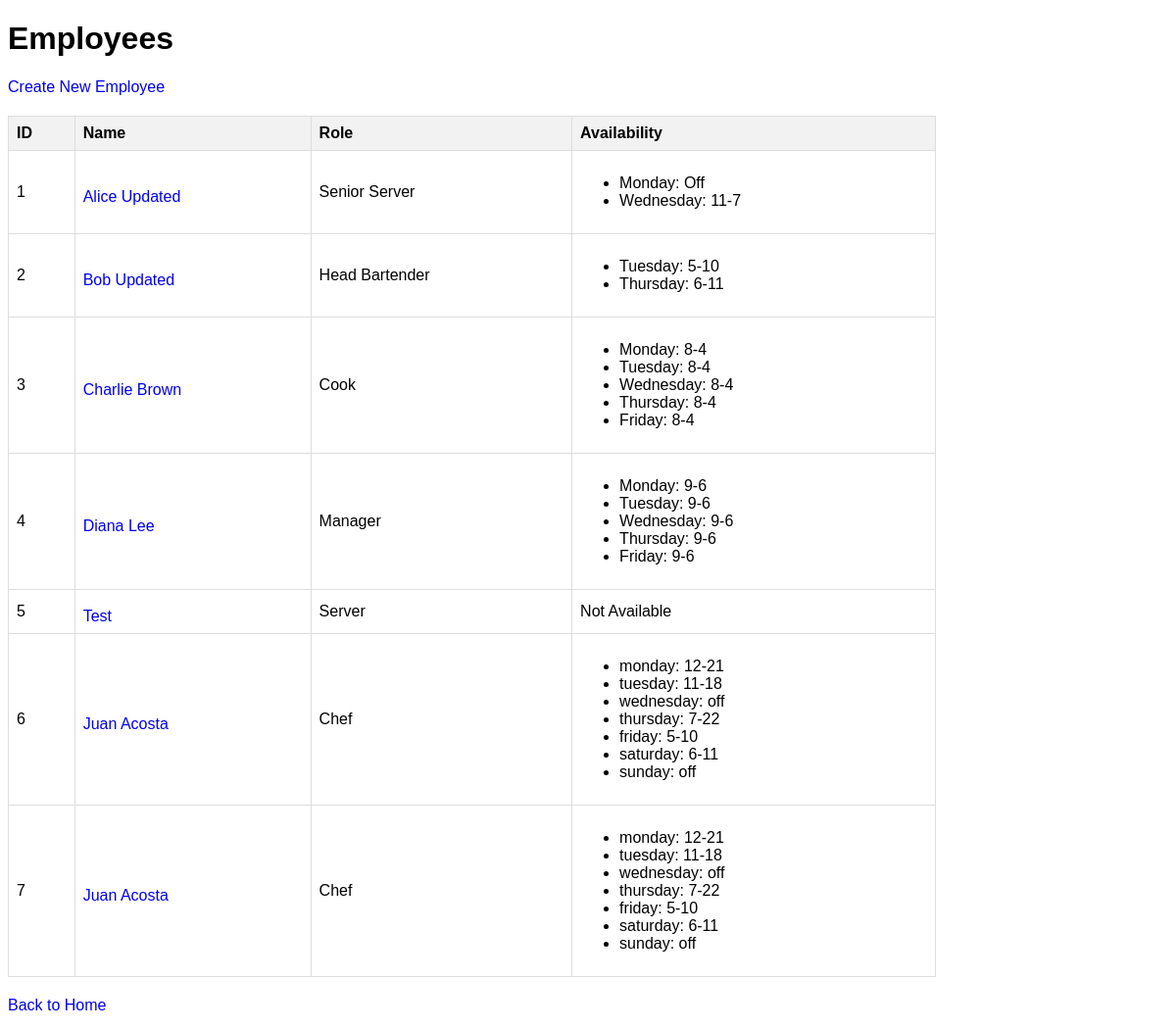
The app's page /employees_ui, older data.
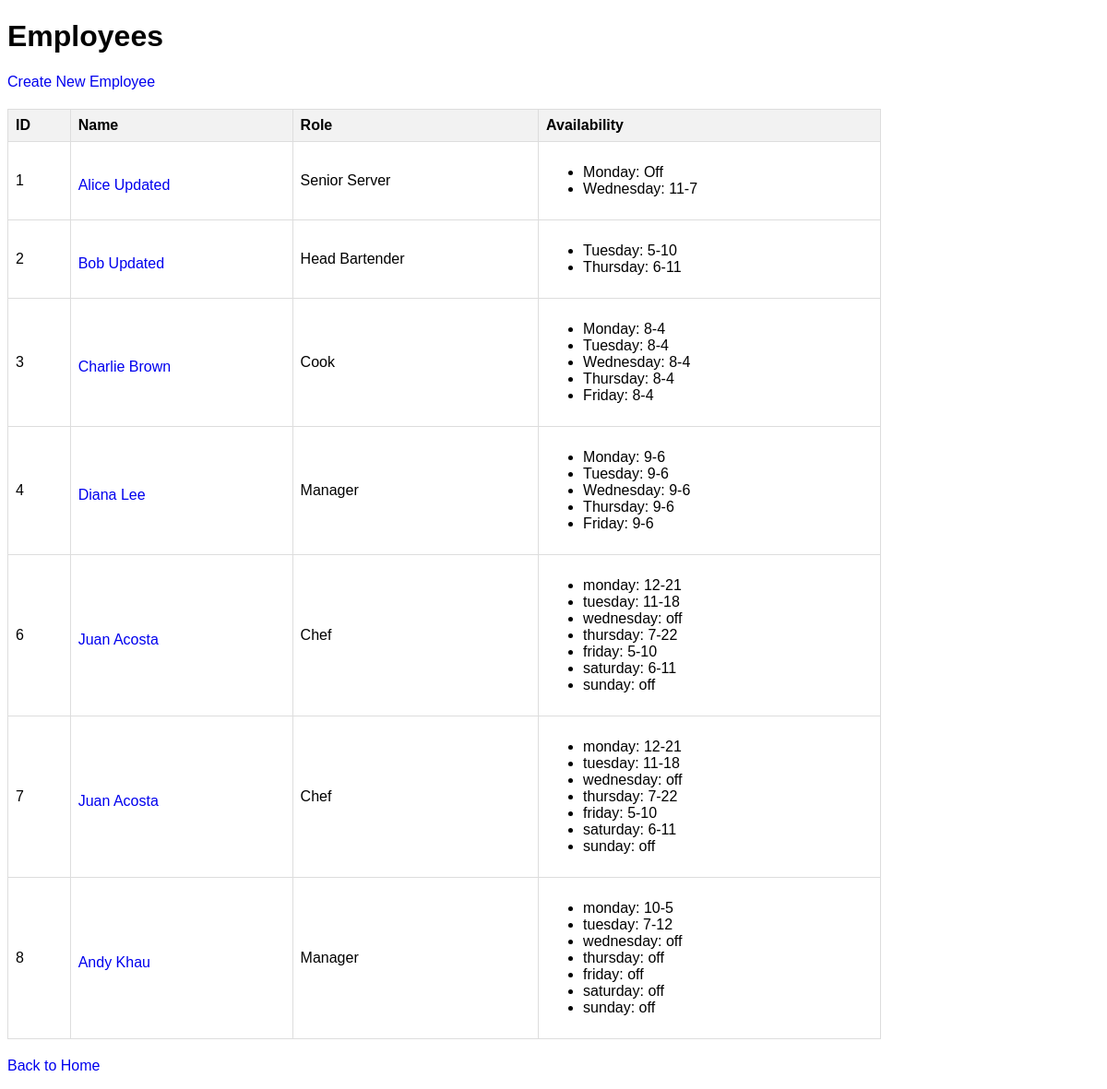
The same page, newer data.
### backend/models/models.py (models this page shows, shortened)
class Employee(db.Model):
    id = db.Column(db.Integer, primary_key=True)
    name = db.Column(db.String(80), nullable=False)
    role = db.Column(db.String(80), nullable=False)
    availability = db.Column(JSON)  # Use TEXT for SQLite
    shifts = db.relationship('Shift', backref='employee', lazy=True)

### backend/app.py (the view)
@app.route('/employees_ui')
def list_employees_ui():
    employees = get_employees_data()
    return render_template('employees.html', employees=employees)

### backend/app.py (called while the page is built)
def get_employees_data():
    all_employees = db.session.query(Employee).all()
    return employees_schema.dump(all_employees)

### backend/templates/employees.html (shortened to what this page needs)
<!DOCTYPE html>
<html lang="en">
<head>
</head>
<body>
    <h1>Employees</h1>
    <a href="{{ url_for('create_employee_ui') }}">Create New Employee</a>
    {% if employees %}
    <table>
        <thead>
            <tr>
                <th>ID</th>
                <th>Name</th>
                <th>Role</th>
                <th>Availability</th>
            </tr>
        </thead>
        <tbody>
            {% for employee in employees %}
            <tr>
                <td>{{ employee.id }}</td>
                <td>
                    <a href="{{ url_for('employee_detail_ui', employee_id=employee.id) }}">{{ employee.name }}</a>
                </td>
                <td>{{ employee.role }}</td>
                <td>
                    {% if employee.availability %}
                    <ul>
                        {% for day, times in employee.availability.items() %}
                        <li>{{ day }}: {{ times }}</li>
                        {% endfor %}
                    </ul>
                    {% else %}
                        Not Available
                    {% endif %}
                </td>
            </tr>
            {% endfor %}
        </tbody>
    </table>
    {% else %}
        <p>No employees found.</p>
    {% endif %}
    <p><a href="{{ url_for('index') }}">Back to Home</a></p>
</body>
</html>

### backend/templates/employees.html (style rules this page uses)
body { font-family: sans-serif; }
table { border-collapse: collapse; width: 80%; margin: 20px 0; }
th, td { border: 1px solid #ddd; padding: 8px; text-align: left; }
th { background-color: #f2f2f2; }
a { text-decoration: none; margin-top: 10px; display: block; }

Row changes from the older to the newer data that the page shows:
removed Employee: id "5", name "Test", role "Server", shows "Not Available"
added Employee: id "8", name "Andy Khau", role "Manager", availability "monday" "tuesday" "wednesday" "thursday" "friday" "saturday" "sunday", availability "10-5" "7-12" "off" "off" "off" "off" "off"
